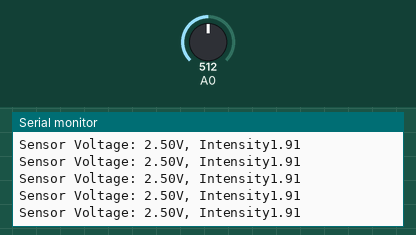
A sketch run on a simulated Arduino Uno, built with avr-gcc and run on an emulated ATmega328P. Parts: the last lines printed to the serial monitor. Inputs (shaded band) come from the test bench; at power-on: A0 = 512.

Above: at 1.2 s.
1.3 s: A0 set to 716
At 1.65 s:
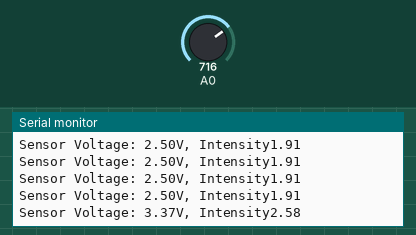
2.8 s: A0 set to 900
At 2.92 s:
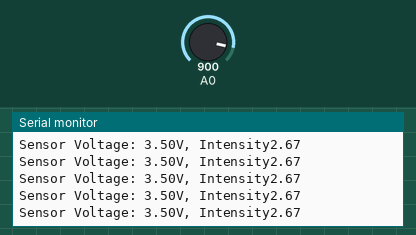
Timing chart, 0 to 5.8 s (numbered marks = the images above; inputs shaded):
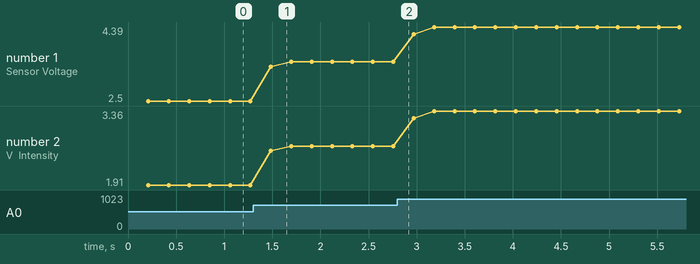

The sketch:

nukeMeter.ino
```cpp
#define AVG_CYCLES              100
#define REF_VOLTAGE             5.0
#define TRANSIMPEDANCE_GAIN     10000000
#define VOLTAGE_GAIN            4.3
#define RESPONSIVITY            0.04
#define DIE_SIZE                0.00076
#define CONSTANT (VOLTAGE_GAIN*TRANSIMPEDANCE_GAIN*RESPONSIVITY*DIE_SIZE)

void setup()
{
    Serial.begin(57600);
    Serial.println("NukeBox UV-C Intensity Measurement");
}

void loop()
{
    uint16_t sensorVal;
    uint32_t sensorSum = 0;
    float sensorAvg, sensorVoltage, intensity;

    // average ADC values over many readings
    for (int i=0; i<AVG_CYCLES; i++)
    {
        sensorVal = analogRead(A0);
        sensorSum += sensorVal;
        delay(2);
    }
    sensorAvg = (float)sensorSum / (float)AVG_CYCLES;

    // convert ADC value to voltage
    sensorVoltage = sensorAvg * (REF_VOLTAGE / 1024.0);
    Serial.print("Sensor Voltage: ");
    Serial.print(sensorVoltage);
    Serial.print("V, Intensity");

    /*
     * Intensity is calculated based on voltage
     * totalCurrent = voltage / (VOLTAGE_GAIN * TRANSIMPEDANCE_GAIN)
     * totalPower = totalCurrent / RESPONSIVITY
     * intensity = totalPower / DIE_SIZE
     *
     * For  reference
     * VOLTAGE_GAIN = 4.3 and comes from the circuit configuration
     * TRANSIMPEDANCE_GAIN = 10x10^6 and comes from the feedback resistor on the transimpedance amplifier
     * RESPONSIVITY = 0.04 A/W at 260 nm and comes from the GUVA-S12SD datasheet
     * DIE_SIZE = 0.076 mm^2 = 0.00076 cm^2 and comes from the GUVA-S12SD datasheet
     */

    // power density is in mW/cm^2
    intensity = sensorVoltage * 1000.0 / CONSTANT;
    Serial.print(intensity);
    Serial.println();
}
```

Measured:
- after the input at 1.3 s, the serial monitor: prints a new line after 0.18 s (image 1)
- plotted number 1: 2.5 → 3.5 after the input at 1.3 s, 3.5 → 4.39 after the input at 2.8 s
- plotted number 2: 1.91 → 2.67 after the input at 1.3 s, 2.67 → 3.36 after the input at 2.8 s
